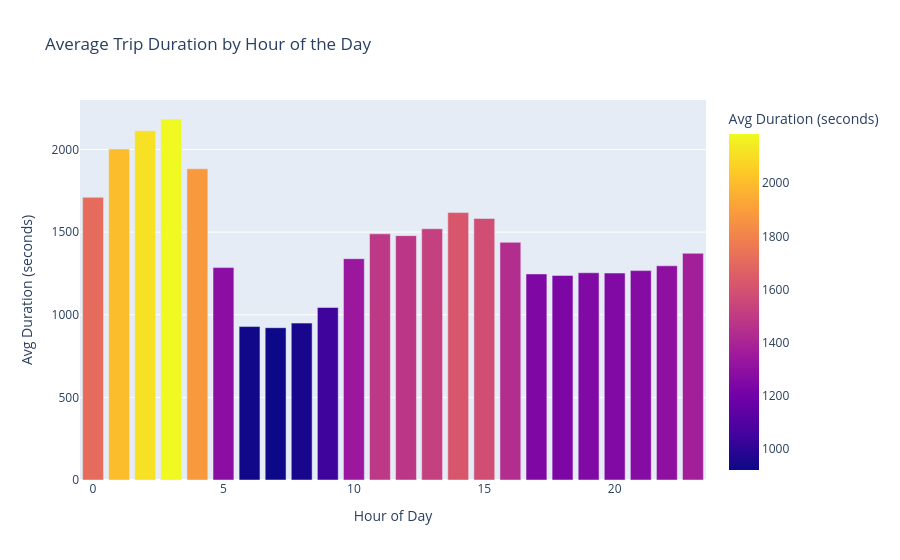

This figure's notebook cell:
### Code cell
fig = px.bar(
    avg_trip_duration_by_hourofday,
    x="hour_of_day",
    y="duration",
    title="Average Trip Duration by Hour of the Day",
    labels={"hour_of_day": "Hour of Day", "duration": "Avg Duration (seconds)"},
    color="duration",
    color_continuous_scale="Plasma"
)

fig.show()

### Figure 1 — Plotly figure (JSON) as saved in the notebook; plotly's stock layout.template omitted (floating-point values rounded to 4 significant figures)
{"data": [{"hovertemplate": "Hour of Day=%{x}<br>Avg Duration (seconds)=%{marker.color}<extra></extra>", "legendgroup": "", "marker": {"color": [1490.0, 1618.0, 949.4, 1479.0, 1285.0, 2185.0, 1583.0, 928.6, 1296.0, 921.6, 1254.0, 1339.0, 2114.0, 1267.0, 1883.0, 1247.0, 1252.0, 1372.0, 1521.0, 1044.0, 1238.0, 1711.0, 1438.0, 2003.0], "coloraxis": "coloraxis", "pattern": {"shape": ""}}, "name": "", "orientation": "v", "showlegend": false, "textposition": "auto", "type": "bar", "x": [11, 14, 8, 12, 5, 3, 15, 6, 22, 7, 19, 10, 2, 21, 4, 17, 20, 23, 13, 9, 18, 0, 16, 1], "xaxis": "x", "y": [1490.0, 1618.0, 949.4, 1479.0, 1285.0, 2185.0, 1583.0, 928.6, 1296.0, 921.6, 1254.0, 1339.0, 2114.0, 1267.0, 1883.0, 1247.0, 1252.0, 1372.0, 1521.0, 1044.0, 1238.0, 1711.0, 1438.0, 2003.0], "yaxis": "y"}], "layout": {"barmode": "relative", "coloraxis": {"colorbar": {"title": {"text": "Avg Duration (seconds)"}}, "colorscale": [[0, "#0d0887"], [0.1111, "#46039f"], [0.2222, "#7201a8"], [0.3333, "#9c179e"], [0.4444, "#bd3786"], [0.5556, "#d8576b"], [0.6667, "#ed7953"], [0.7778, "#fb9f3a"], [0.8889, "#fdca26"], [1, "#f0f921"]]}, "legend": {"tracegroupgap": 0}, "title": {"text": "Average Trip Duration by Hour of the Day"}, "xaxis": {"anchor": "y", "domain": [0, 1], "title": {"text": "Hour of Day"}}, "yaxis": {"anchor": "x", "domain": [0, 1], "title": {"text": "Avg Duration (seconds)"}}}}
